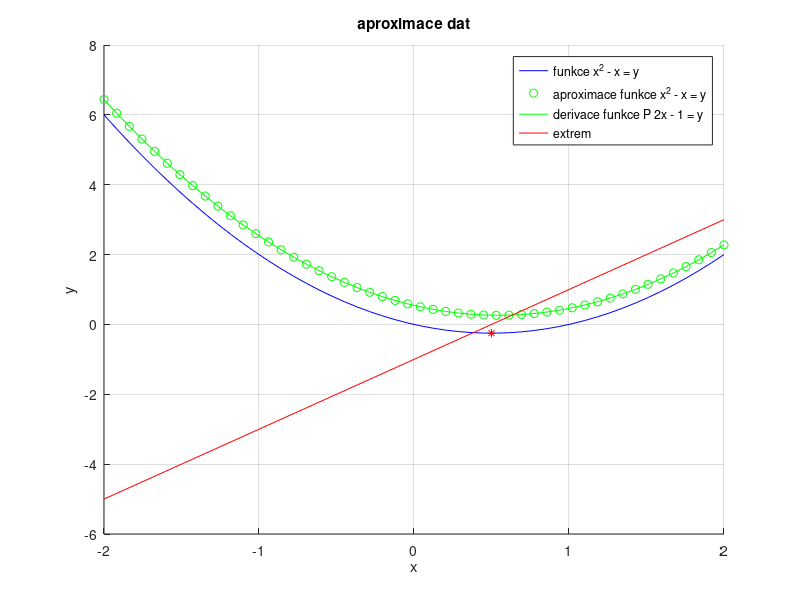

MATLAB code for this plot:
% zobrazte aproximaci funkce x^2 - x = y
% - zvolte interval definicniho oboru
% - zajistete aby hodnoty oboru hodnot byly
clear; 
clc;
clf;
  
% definicni obor 
x_min = -2; 
x_max = 2;
n = 50; 
x = linspace(x_min, x_max,n); 

funkceP = [1,-1,0];

figure("Name","aproximovany polynom");
hold on;
grid on;

%presne vykresleni funkce
oborHodnot = polyval(funkceP, x);
plot(x, oborHodnot, 'b-');

% aproximace dat polynomem druheho stupne
priblizneHodnotyY = oborHodnot + rand(1, n); %vytvoreni pribliznych dat
aproximovaneP = polyfit(x, priblizneHodnotyY, 2); 
yf = polyval(aproximovaneP, x); 
plot(x, yf, 'go', x, yf, 'g-') 
  
% vypocet chyby aproximace 
ya = polyval(aproximovaneP, x); 
sse = sum((priblizneHodnotyY - ya).^2); 
disp('Chyba aproximace je:') 
disp(sse) 
  
% nalezeni extremu polynomu P, ver. 1 
dP = polyder(funkceP);
plot([x_min, x_max], [polyval(dP,x_min), polyval(dP,x_max)], 'r-'); 
  
% nalezeni extremu polynomu P, ver. 2 
koreny = roots(funkceP);
extremX = (koreny(1) + koreny(2))/ 2;
extremY = polyval(funkceP,extremX);
plot(extremX,extremY,'r*'); 
  
% popisek 
xlabel('x');
ylabel('y');
legend( ...
        'funkce x^2 - x = y', ...
        'aproximace funkce x^2 - x = y', ...
        'derivace funkce P 2x - 1 = y', ...
        'extrem' ...
    );
title('aproximace dat');
hold off